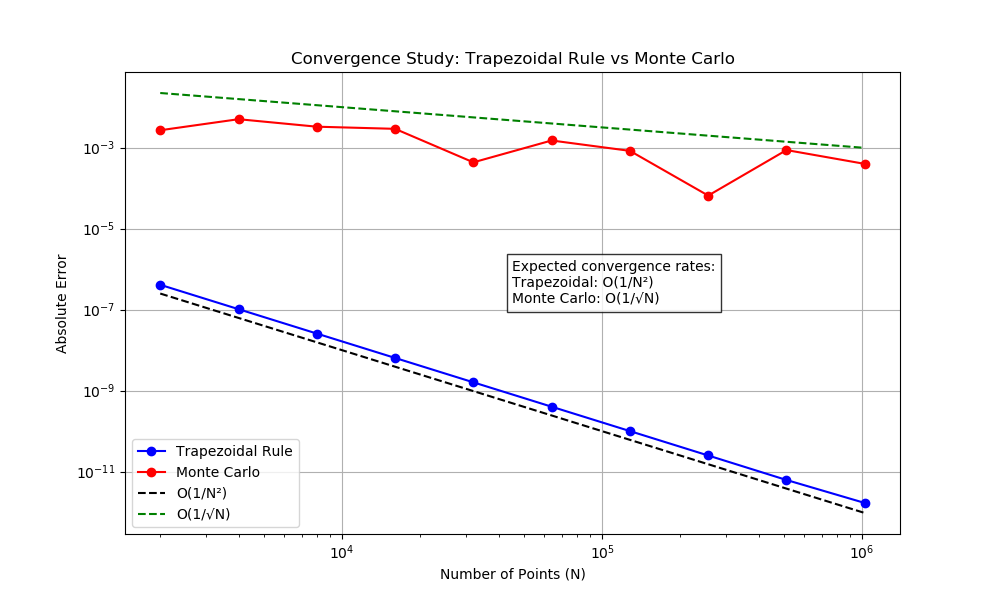

This figure's Python source:
import matplotlib.pyplot as plt
import numpy as np
import csv

# Read the data from the CSV file
n_values = []
trap_errors = []
mc_errors = []

with open('convergence_data.csv', 'r') as csvfile:
    csvreader = csv.reader(csvfile)
    next(csvreader)  # Skip the header
    for row in csvreader:
        n_values.append(int(row[0]))
        trap_errors.append(float(row[1]))
        mc_errors.append(float(row[2]))

# Convert to numpy arrays
n_values = np.array(n_values)
trap_errors = np.array(trap_errors)
mc_errors = np.array(mc_errors)

# Create the plot
plt.figure(figsize=(10, 6))
plt.loglog(n_values, trap_errors, 'b-o', label='Trapezoidal Rule')
plt.loglog(n_values, mc_errors, 'r-o', label='Monte Carlo')

# Add reference lines
plt.loglog(n_values, 1/n_values**2, 'k--', label='O(1/N²)')
plt.loglog(n_values, 1/np.sqrt(n_values), 'g--', label='O(1/√N)')

plt.xlabel('Number of Points (N)')
plt.ylabel('Absolute Error')
plt.title('Convergence Study: Trapezoidal Rule vs Monte Carlo')
plt.legend()
plt.grid(True)

# Add text about expected convergence rates
plt.text(0.5, 0.5, 'Expected convergence rates:\nTrapezoidal: O(1/N²)\nMonte Carlo: O(1/√N)', 
         transform=plt.gca().transAxes, bbox=dict(facecolor='white', alpha=0.8))

plt.savefig('convergence_plot.png')
plt.show()